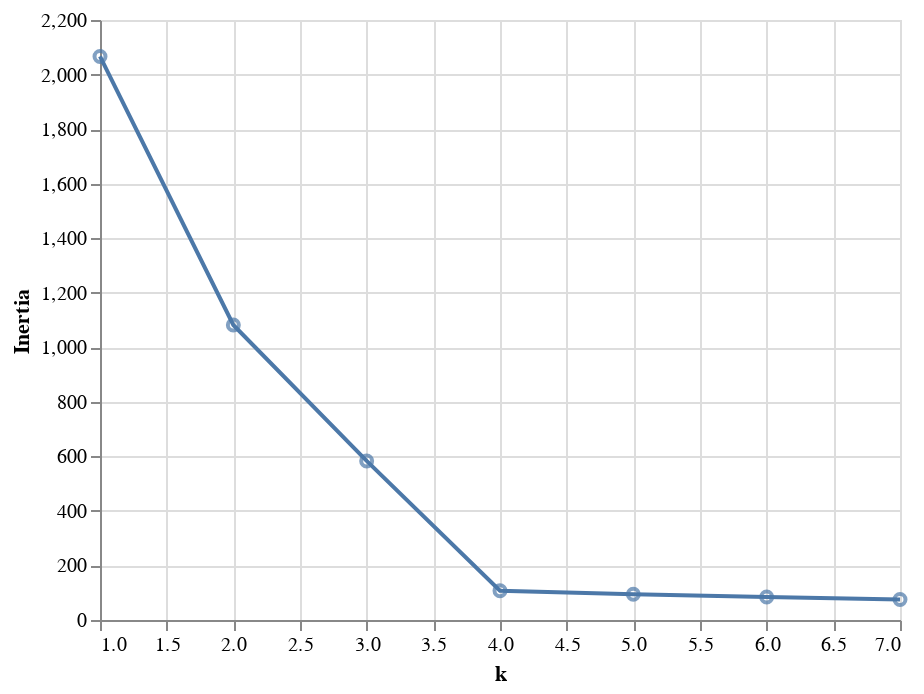

Here is the notebook cell this chart was saved with:
### Code cell
line = alt.Chart(result_df).mark_line().encode(
    x='k',
    y='Inertia'
)

points = alt.Chart(result_df).mark_point().encode(
    x='k',
    y='Inertia'
)

line + points

### Figure 1 — Vega-Lite specification as saved in the notebook (floating-point values rounded to 4 significant figures)
{"config": {"view": {"continuousWidth": 400, "continuousHeight": 300}}, "layer": [{"mark": "line", "encoding": {"x": {"type": "quantitative", "field": "k"}, "y": {"type": "quantitative", "field": "Inertia"}}}, {"mark": "point", "encoding": {"x": {"type": "quantitative", "field": "k"}, "y": {"type": "quantitative", "field": "Inertia"}}}], "data": {"name": "data-b1a96feeda694e5818caff5776c949fa"}, "$schema": "https://vega.github.io/schema/vega-lite/v4.8.1.json", "datasets": {"data-b1a96feeda694e5818caff5776c949fa": [{"k": 1, "Inertia": 2066.0}, {"k": 2, "Inertia": 1082.0}, {"k": 3, "Inertia": 583.2}, {"k": 4, "Inertia": 107.3}, {"k": 5, "Inertia": 94.49}, {"k": 6, "Inertia": 84.1}, {"k": 7, "Inertia": 75.28}]}}
